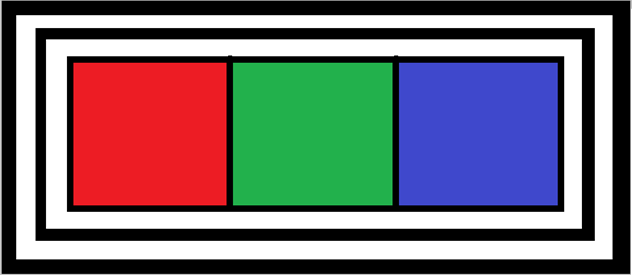
#> input picture RNA/BP/imagenes/EJEMPLO5.png, 632 x 275 px, found by its file name
$ python img_py3.py
#> lines starting #> are read from the running program, lines starting #| are printed output that depends on the picture
from PIL import Image
import numpy as np
import matplotlib.pyplot as plt

# Abre el archivo de imagen
image = Image.open('RNA\BP\imagenes\EJEMPLO5.png')
#> image is the input picture: PIL image 632x275 RGB; mean R, G, B 119.5, 113.1, 118.1

# Convierte la imagen a una matriz de NumPy
image_array = np.array(image)

# Divide la imagen en canales RGB
r, g, b = image.split()
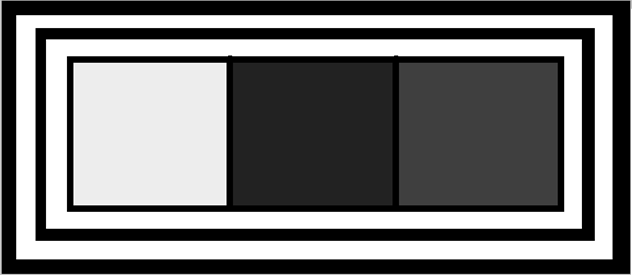
#> r: PIL image 632x275 L; min 0, max 255, mean 119.5
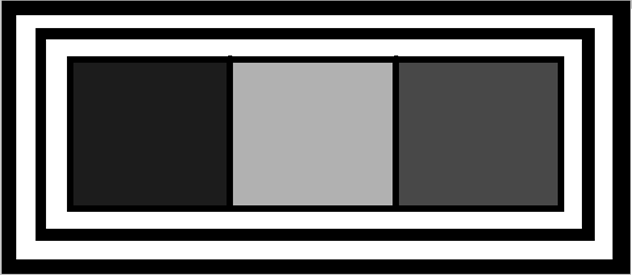
#> g: PIL image 632x275 L; min 0, max 255, mean 113.1
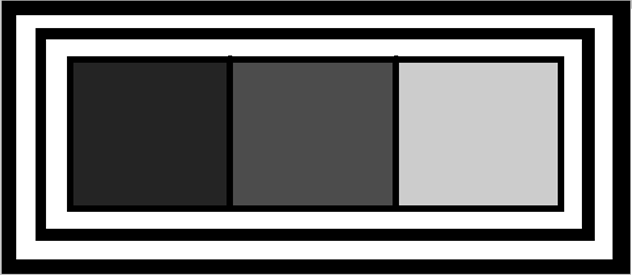
#> b: PIL image 632x275 L; min 0, max 255, mean 118.1

# Convierte cada canal en una matriz NumPy
r_array = np.array(r)
g_array = np.array(g)
b_array = np.array(b)

# Imprime las matrices de los canales R, G y B
print("R", r_array)
#> (printed output is left out)

# Crea una figura con 2 filas y 2 columnas para mostrar las imágenes
plt.figure(figsize=(12, 8))

# Muestra la imagen original en la primera subtrama
plt.subplot(2, 2, 1)
plt.imshow(image_array)
plt.title('Original Image')
plt.axis('off')

# Muestra el canal rojo en la segunda subtrama
plt.subplot(2, 2, 2)
plt.imshow(r_array, cmap='Reds')
plt.title('Red Channel')
plt.axis('off')

# Muestra el canal verde en la tercera subtrama
plt.subplot(2, 2, 3)
plt.imshow(g_array, cmap='Greens')
plt.title('Green Channel')
plt.axis('off')

# Muestra el canal azul en la cuarta subtrama
plt.subplot(2, 2, 4)
plt.imshow(b_array, cmap='Blues')
plt.title('Blue Channel')
plt.axis('off')

# Muestra la ventana con todas las subtramas
plt.tight_layout()
plt.show()
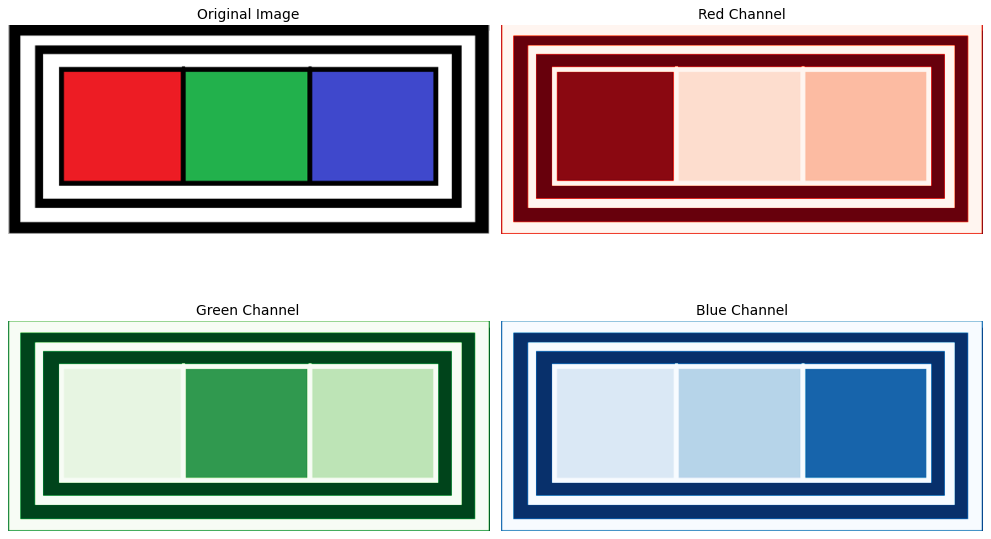
#> figure drawn by matplotlib, 4 panels

# Cierra el archivo de imagen cuando hayas terminado con él (opcional pero recomendado)
image.close()

$ run again, with RNA/BP/imagenes/EJEMPLO4.jpg saved as RNA/BP/imagenes/EJEMPLO5.png
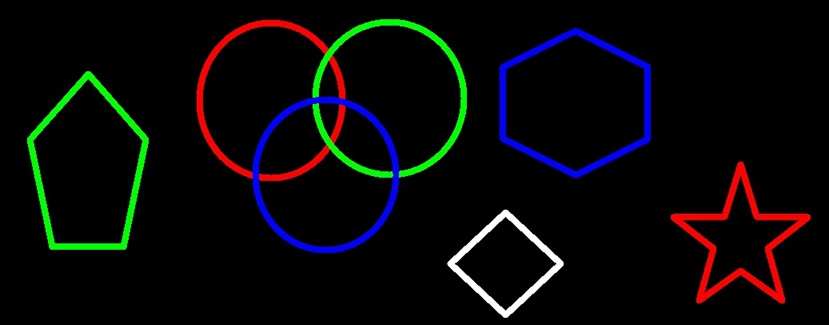
#> input picture RNA/BP/imagenes/EJEMPLO4.jpg, 829 x 325 px, found by its file name
#> image is the input picture: PIL image 829x325 RGB; mean R, G, B 8.4, 7.9, 8.5
#> `r, g, b = image.split()`:
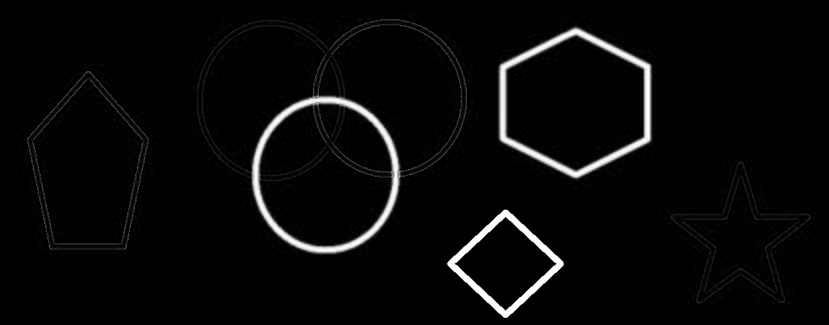
#> b: PIL image 829x325 L; min 0, max 255, mean 8.5
#> (printed output is left out)
#> `plt.show()`:
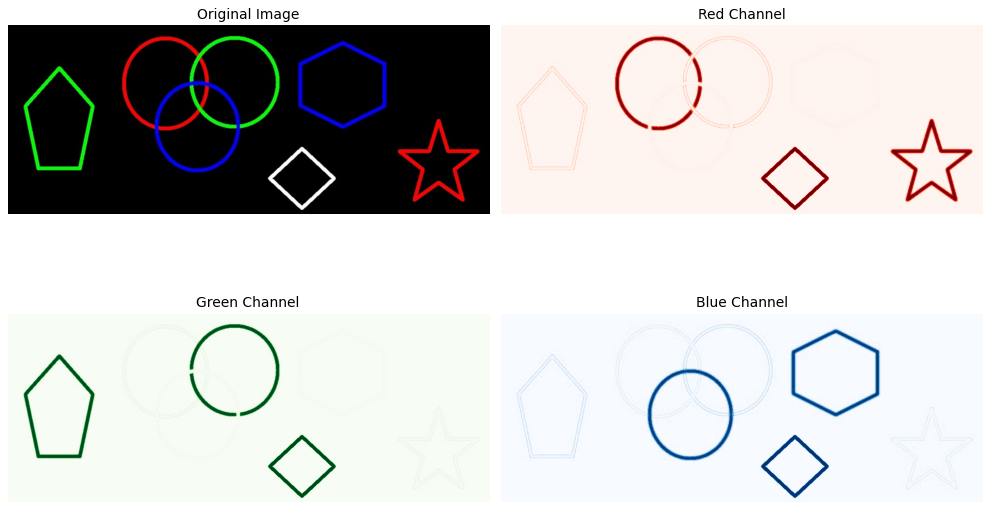
#> figure drawn by matplotlib, 4 panels
